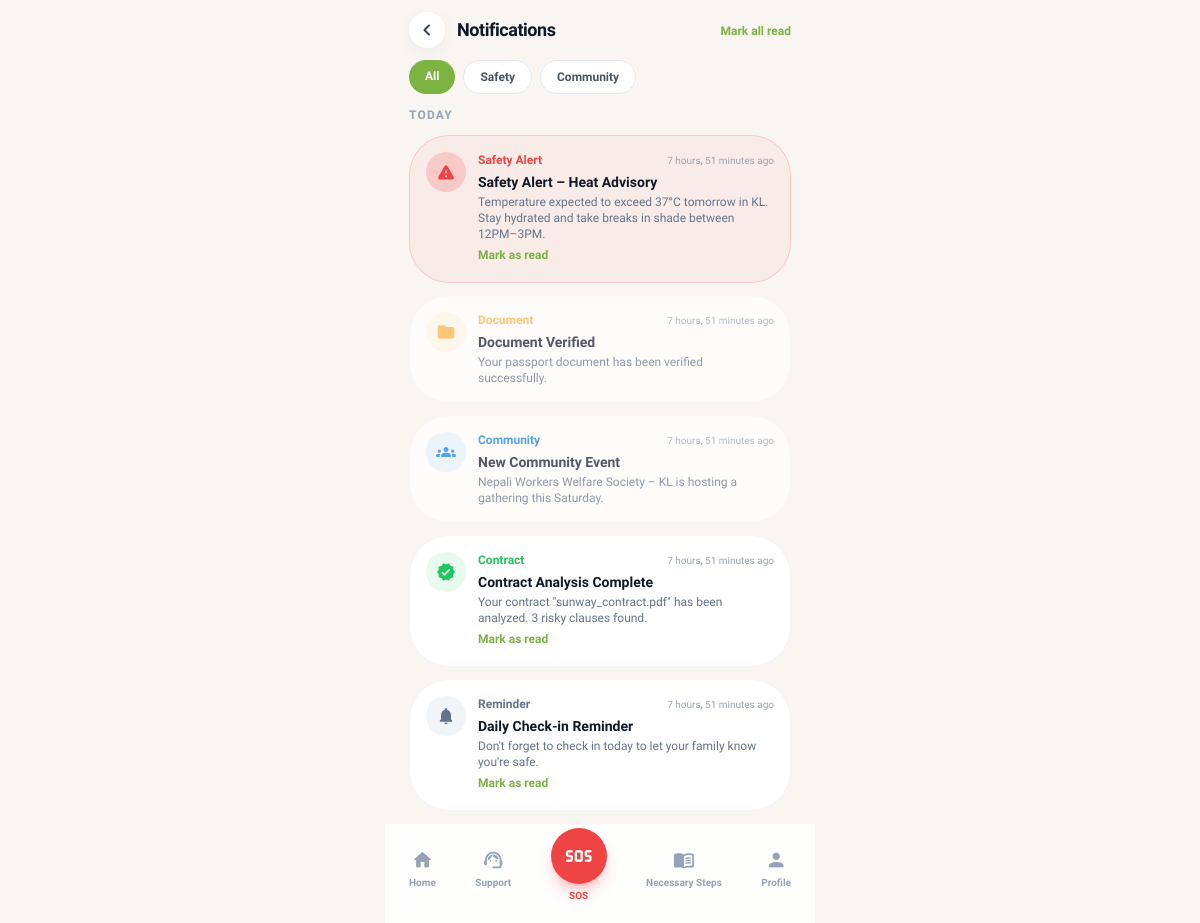
The page /notifications/ (signed in) on the database its author committed.
### main/models.py (models this page shows, shortened)
class Notification(models.Model):
    class Category(models.TextChoices):
        SAFETY = 'safety', 'Safety Alert'
        REMINDER = 'reminder', 'Reminder'
        COMMUNITY = 'community', 'Community'
        CONTRACT = 'contract', 'Contract'
        DOCUMENT = 'document', 'Document'
        GENERAL = 'general', 'General'
    user = models.ForeignKey(
        settings.AUTH_USER_MODEL,
        on_delete=models.CASCADE,
        related_name='notifications',
    )
    category = models.CharField(
        max_length=15,
        choices=Category.choices,
        default=Category.GENERAL,
    )
    title = models.CharField(max_length=200)
    description = models.TextField(blank=True)
    is_read = models.BooleanField(default=False)
    created_at = models.DateTimeField(auto_now_add=True)
    class Meta:
        ordering = ['-created_at']

### main/views.py (the view, shortened to what this page needs)
# urls.py: path('notifications/', views.safety_notifications, name='safety_notifications'),
@login_required(login_url='main:login')
def safety_notifications(request):
    user = request.user
    category = request.GET.get('category', 'all')
    notifications = user.notifications.all()
    if category != 'all':
        notifications = notifications.filter(category=category)
    today = timezone.now().date()
    today_notifications = notifications.filter(created_at__date=today)
    earlier_notifications = notifications.filter(created_at__date__lt=today)
    context = {
        'today_notifications': today_notifications,
        'earlier_notifications': earlier_notifications,
        'active_category': category,
        'unread_count': _unread_count(user),
    }
    return render(request, 'main/safety_notifications.html', context)

### main/views.py (called while the page is built)
def _unread_count(user):
    if user.is_authenticated:
        return user.notifications.filter(is_read=False).count()
    return 0

### templates/main/safety_notifications.html (shortened to what this page needs)
{% extends 'base.html' %}
{% block header %}
<header class="sticky top-0 z-20 bg-background-light/80 dark:bg-background-dark/80 backdrop-blur-xl border-b border-slate-100 dark:border-slate-800 px-6 py-3">
    <div class="flex items-center justify-between">
        <div class="flex items-center gap-3">
            <button onclick="history.back()" class="w-9 h-9 rounded-full bg-white dark:bg-zinc-800 flex items-center justify-center ios-shadow">
                <span class="material-icons-round text-slate-700 dark:text-slate-300">chevron_left</span>
            </button>
            <h1 class="text-lg font-bold tracking-tight">Notifications</h1>
        </div>
        <form method="post" action="?mark_all_read=1" class="inline">
            <button type="submit" class="text-xs text-primary font-semibold">Mark all read</button>
        </form>
    </div>
    <div class="flex gap-2 mt-3 overflow-x-auto no-scrollbar">
        <a href="{% url 'main:safety_notifications' %}" class="{% if not request.GET.category %}tab-active{% else %}bg-white dark:bg-zinc-800 border border-slate-200 dark:border-zinc-700 text-slate-600 dark:text-slate-300{% endif %} px-4 py-2 rounded-full text-xs font-bold whitespace-nowrap transition-all">All</a>
        <a href="{% url 'main:safety_notifications' %}?category=safety" class="{% if request.GET.category == 'safety' %}tab-active{% else %}bg-white dark:bg-zinc-800 border border-slate-200 dark:border-zinc-700 text-slate-600 dark:text-slate-300{% endif %} px-4 py-2 rounded-full text-xs font-bold whitespace-nowrap transition-all">Safety</a>
        <a href="{% url 'main:safety_notifications' %}?category=community" class="{% if request.GET.category == 'community' %}tab-active{% else %}bg-white dark:bg-zinc-800 border border-slate-200 dark:border-zinc-700 text-slate-600 dark:text-slate-300{% endif %} px-4 py-2 rounded-full text-xs font-bold whitespace-nowrap transition-all">Community</a>
    </div>
</header>
{% endblock %}
{% block content %}
<section>
    {% if today_notifications %}
    <h2 class="text-xs font-bold text-slate-400 uppercase tracking-widest mb-3">Today</h2>
    <div class="space-y-3">
        {% for n in today_notifications %}
        <div class="{% if not n.is_read %}{% if n.category == 'safety' or n.category == 'sos' %}bg-danger/5 dark:bg-danger/10 border-danger/20{% else %}bg-white dark:bg-zinc-900 border-slate-100 dark:border-zinc-800{% endif %}{% else %}bg-white dark:bg-zinc-900 border-slate-100 dark:border-zinc-800 opacity-70{% endif %} p-4 rounded-2xl border flex items-start gap-3">
            <div class="w-10 h-10 rounded-xl {% if n.category == 'safety' or n.category == 'sos' %}bg-danger/20 text-danger{% elif n.category == 'community' %}bg-info/10 dark:bg-info/20 text-info{% elif n.category == 'contract' %}bg-success/10 text-success{% elif n.category == 'document' %}bg-warning/10 text-warning{% else %}bg-slate-100 text-slate-500{% endif %} flex items-center justify-center shrink-0">
                <span class="material-icons-round text-xl"></span>
            </div>
            <div class="flex-1">
                <div class="flex items-center justify-between">
                    <span class="text-xs font-bold {% if n.category == 'safety' or n.category == 'sos' %}text-danger{% elif n.category == 'community' %}text-info{% elif n.category == 'contract' %}text-success{% elif n.category == 'document' %}text-warning{% else %}text-slate-500{% endif %}">{{ n.get_category_display }}</span>
                    <span class="text-[10px] text-slate-400">{{ n.created_at|timesince }} ago</span>
                </div>
                <p class="text-sm font-semibold mt-1">{{ n.title }}</p>
                <p class="text-xs text-slate-500 dark:text-slate-400 mt-0.5">{{ n.description }}</p>
                {% if not n.is_read %}
                <form method="post" class="inline mt-2">
                    <button type="submit" class="text-xs font-bold text-primary">Mark as read</button>
                </form>
                {% endif %}
            </div>
        </div>
        {% endfor %}
    </div>
    {% endif %}
</section>
{% endblock %}

### templates/base.html (style rules this page uses)
body { font-family: 'Plus Jakarta Sans', sans-serif; -webkit-tap-highlight-color: transparent; }
.ios-shadow { box-shadow: 0 4px 20px -2px rgba(0, 0, 0, 0.06); }
.no-scrollbar { -ms-overflow-style: none; scrollbar-width: none; }

### templates/main/safety_notifications.html (style rules this page uses)
.tab-active { background: #7CB342; color: #fff; }

### rows shown on the page
Notification: category "Safety Alert", created_at "7 hours, 51 minutes", title "Safety Alert – Heat Advisory", description "Temperature expected to exceed 37°C tomorrow in KL. Stay hydrated and take breaks in shade between 12PM–3PM."
Notification: category "Document", created_at "7 hours, 51 minutes", title "Document Verified", description "Your passport document has been verified successfully."
Notification: category "Community", created_at "7 hours, 51 minutes", title "New Community Event", description "Nepali Workers Welfare Society – KL is hosting a gathering this Saturday."
Notification: category "Contract", created_at "7 hours, 51 minutes", title "Contract Analysis Complete", description "Your contract \"sunway_contract.pdf\" has been analyzed. 3 risky clauses found."
Notification: category "Reminder", created_at "7 hours, 51 minutes", title "Daily Check-in Reminder", description "Don't forget to check in today to let your family know you're safe."
